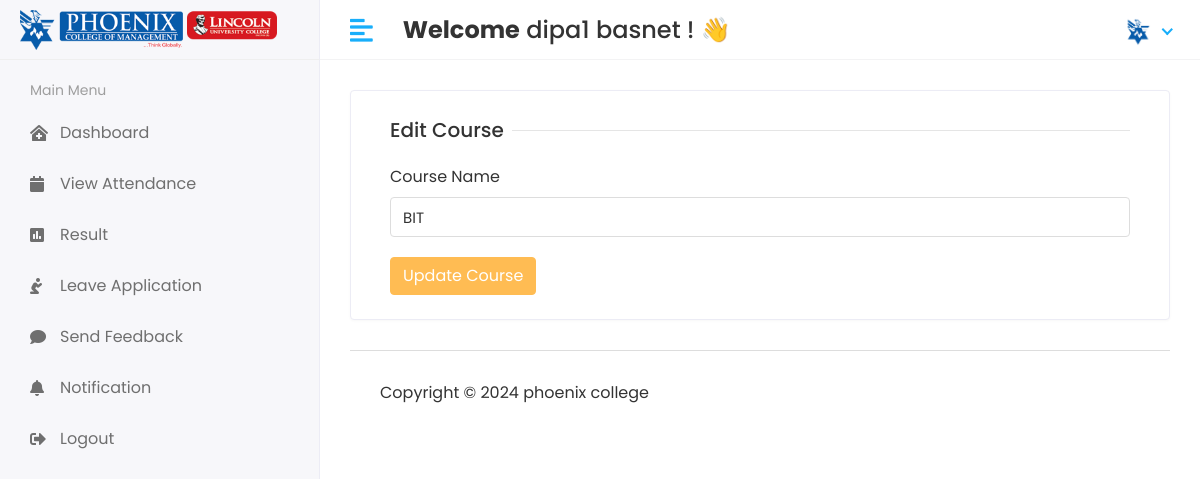
The page /Hod/Course/Edit/1 (signed in) on the database its author committed.
### student/models.py (models this page shows, shortened)
class CustomUser(AbstractUser):
    USER = (
        (1, 'HOD'),
        (2, 'STAFF'),
        (3, 'STUDENT'),
    )
    user_type = models.CharField(choices=USER, max_length=50, default=1)
    profile_pic = models.ImageField(upload_to='media/profile_pic')

class Course(models.Model):
    name = models.CharField(max_length=100)
    created_at = models.DateTimeField(auto_now_add=True)
    updated_at = models.DateTimeField(auto_now=True)

### student_management_system/Hod_Views.py (the view)
# urls.py: path('Hod/Course/Edit/<str:id>', Hod_Views.EDIT_COURSE, name='edit_course'),
@login_required(login_url='/')
def EDIT_COURSE(request, id):
    course = Course.objects.get(id=id)
    context = {
        'course': course,
    }
    return render(request, 'Hod/edit_course.html', context)

### templates/Hod/edit_course.html (shortened to what this page needs)
{% extends 'base.html' %}
{% block content %}
 <div class="row">
                  <div class="col-sm-12">
                     <div class="card">
                        <div class="card-body">
                           <form method="post" action="{% url 'update_course' %}">
                                 <div class="col-12">
                                    <h5 class="form-title"><span>Edit Course</span></h5>
                                 </div>
                                 <div class="col-12">
                                    <div class="form-group">
                                       <label>Course Name</label>
                                       <input type="text" class="form-control" name="name" value="{{course.name}}" required>
                                    </div>
                                 </div>
                                 <div class="col-12">
                                    <button type="submit" class="btn btn-primary">Update Course</button>
                                 </div>
                           </form>
                        </div>
                     </div>
                  </div>
               </div>
{% endblock %}

### templates/includes/header.html (shortened to what this page needs)
 {% load static %}
<div class="header">
            <div class="header-left">
               <a href="" class="logo">
               <img src="{% static 'assets/img/logo-both.png'%}" alt="Logo">
               </a>
            </div>
            <a href="javascript:void(0);" id="toggle_btn">
            <i class="fas fa-align-left"></i>
            </a>
            <div class="top-nav-search mt-3">
               <h4><strong>Welcome</strong>&nbsp;<span>{{user.first_name}} {{ user.last_name }}</span>&nbsp;! 👋</h4>
            </div>
            <ul class="nav user-menu">
               <li class="nav-item dropdown has-arrow">
                  <a href="#" class="dropdown-toggle nav-link" data-toggle="dropdown">
                   {% if user.profile_pic == "" %}
                      <span class="user-img"><img class="rounded-circle" src="{% static 'assets/img/no_image.jpg' %}" width="31" alt="profile"></span>
                     {% else %}
                  <span class="user-img"><img class="rounded-circle" src="/{{user.profile_pic}}" width="31" alt="Profile"></span>
                   {% endif %}
                  </a>
               </li>
            </ul>
         </div>

### static/assets/css/style.css (style rules this page uses)
html { height: 100%; }
body { background-color: #fff; color: #333; font-family: 'Poppins', sans-serif; font-size: 1rem; height: 100%; line-height: 1.5; overflow-x: hidden; }
h1, h2, h3, h4, h5, h6 { font-family: 'Poppins', sans-serif; margin-top: 0; }
.form-control { border: 1px solid #ddd; box-shadow: none; color: #333; font-size: 15px; height: 40px; }
a { color: #009ce7; }
input, button, a { transition: all 0.4s ease; -moz-transition: all 0.4s ease; -o-transition: all 0.4s ease; -ms-transition: all 0.4s ease; -webkit-transition: all 0.4s ease; }
input, input:focus, button, button:focus { outline: none; }
.form-group { margin-bottom: 1.25rem; }
ul, ol { padding: 0px; list-style: none; }
.btn-primary { background-color: #FFBC53; border: 1px solid #FFBC53; }
.card { border: 1px solid #ececf5; box-shadow: 0 1px 3px 0 rgba(0, 0, 0, 0.03); margin-bottom: 1.875rem; }
.card-body { padding: 1.5rem; }
.header { background-color: #fff; border-bottom: 1px solid #f3f3f4; left: 0; position: fixed; right: 0; top: 0; z-index: 1001; height: 60px; }
.header .header-left { float: left; height: 60px; padding: 0 20px; position: relative; width: 320px; z-index: 1; transition: all 0.2s ease-in-out; background-color: #f7f7fa; border-bottom: 1px solid #efefef; border-right: 1px solid #ececf5; display: flex; align-items: center; }
.header .header-left .logo { display: inline-block; line-height: 60px; }
.header .header-left .logo img { max-height: 40px; width: auto; }
.header .dropdown-toggle:after { display: none; }
.header .has-arrow .dropdown-toggle:after { border-top: 0; border-left: 0; border-bottom: 2px solid #18aefa; border-right: 2px solid #18aefa; content: ''; height: 8px; display: inline-block; pointer-events: none; -webkit-transform-origin: 66% 66%; -ms-transform-origin: 66% 66%; transform-origin: 66% 66%; -webkit-transform: rotate(45deg); -ms-transform: rotate(45deg); transform: rotate(45deg); -webkit-transition: all 0.15s ease-in-out; transition: all 0.15s ease-in-out; width: 8px; vertical-align: 0px; }
.user-menu { float: right; margin: 0; position: relative; z-index: 99; padding-right: 15px; }
.user-menu.nav > li > a { color: #a0a0a0; font-size: 14px; line-height: 58px; padding: 0 15px; height: 60px; }
.user-img { margin-right: 3px; position: relative; }
.top-nav-search { float: left; margin-left: 15px; }
.form-title { width: 100%; max-width: 100%; padding: 0; font-size: 1.25rem; font-weight: 500; line-height: inherit; color: #333; white-space: normal; position: relative; display: block; margin-bottom: 20px; }
.form-title:before { content: ""; position: absolute; left: 0px; right: 0px; height: 1px; top: 50%; background-color: rgba(0, 0, 0, 0.1); }
.form-title span { padding: 0px 0.5rem 0 0; background-color: #fff; display: inline-block; z-index: 2; position: relative; }
@media (min-width: 992px) { #toggle_btn { align-items: center; color: #18aefa; display: inline-flex; float: left; font-size: 26px; height: 60px; justify-content: center; margin-left: 15px; padding: 0 15px; } }

### rows shown on the page
CustomUser: first_name "dipa1", last_name "basnet", profile_pic (picture)
Course: name "BIT"
